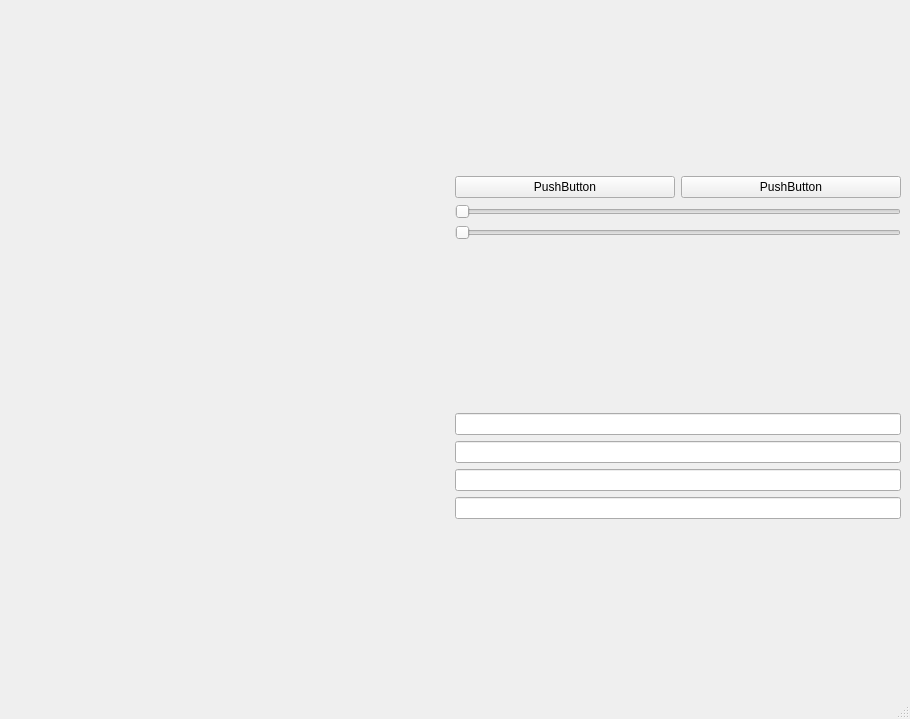
<?xml version="1.0" encoding="UTF-8"?>
<ui version="4.0">
 <class>MainWindow</class>
 <widget class="QMainWindow" name="MainWindow">
  <property name="geometry">
   <rect>
    <x>0</x>
    <y>0</y>
    <width>910</width>
    <height>719</height>
   </rect>
  </property>
  <property name="windowTitle">
   <string>MainWindow</string>
  </property>
  <widget class="QWidget" name="centralwidget">
   <layout class="QHBoxLayout" name="horizontalLayout_2">
    <item>
     <layout class="QHBoxLayout" name="horizontalLayout">
      <item>
       <spacer name="horizontalSpacer">
        <property name="orientation">
         <enum>Qt::Orientation::Horizontal</enum>
        </property>
        <property name="sizeHint" stdset="0">
         <size>
          <width>40</width>
          <height>20</height>
         </size>
        </property>
       </spacer>
      </item>
     </layout>
    </item>
    <item>
     <layout class="QVBoxLayout" name="verticalLayout">
      <item>
       <layout class="QVBoxLayout" name="verticalLayout_3">
        <item>
         <layout class="QHBoxLayout" name="horizontalLayout_3">
          <item>
           <widget class="QPushButton" name="pushButton_2">
            <property name="text">
             <string>PushButton</string>
            </property>
           </widget>
          </item>
          <item>
           <widget class="QPushButton" name="pushButton">
            <property name="text">
             <string>PushButton</string>
            </property>
           </widget>
          </item>
         </layout>
        </item>
        <item>
         <layout class="QVBoxLayout" name="verticalLayout_8">
          <item>
           <widget class="QSlider" name="horizontalSlider">
            <property name="orientation">
             <enum>Qt::Orientation::Horizontal</enum>
            </property>
           </widget>
          </item>
          <item>
           <widget class="QSlider" name="horizontalSlider_2">
            <property name="orientation">
             <enum>Qt::Orientation::Horizontal</enum>
            </property>
           </widget>
          </item>
         </layout>
        </item>
       </layout>
      </item>
      <item>
       <layout class="QVBoxLayout" name="verticalLayout_5">
        <item>
         <widget class="QLineEdit" name="lineEdit_3"/>
        </item>
        <item>
         <widget class="QLineEdit" name="lineEdit_4"/>
        </item>
        <item>
         <widget class="QLineEdit" name="lineEdit_2"/>
        </item>
        <item>
         <widget class="QLineEdit" name="lineEdit"/>
        </item>
       </layout>
      </item>
     </layout>
    </item>
   </layout>
  </widget>
  <widget class="QMenuBar" name="menubar">
   <property name="geometry">
    <rect>
     <x>0</x>
     <y>0</y>
     <width>910</width>
     <height>33</height>
    </rect>
   </property>
  </widget>
  <widget class="QStatusBar" name="statusbar"/>
 </widget>
 <resources/>
 <connections/>
</ui>
